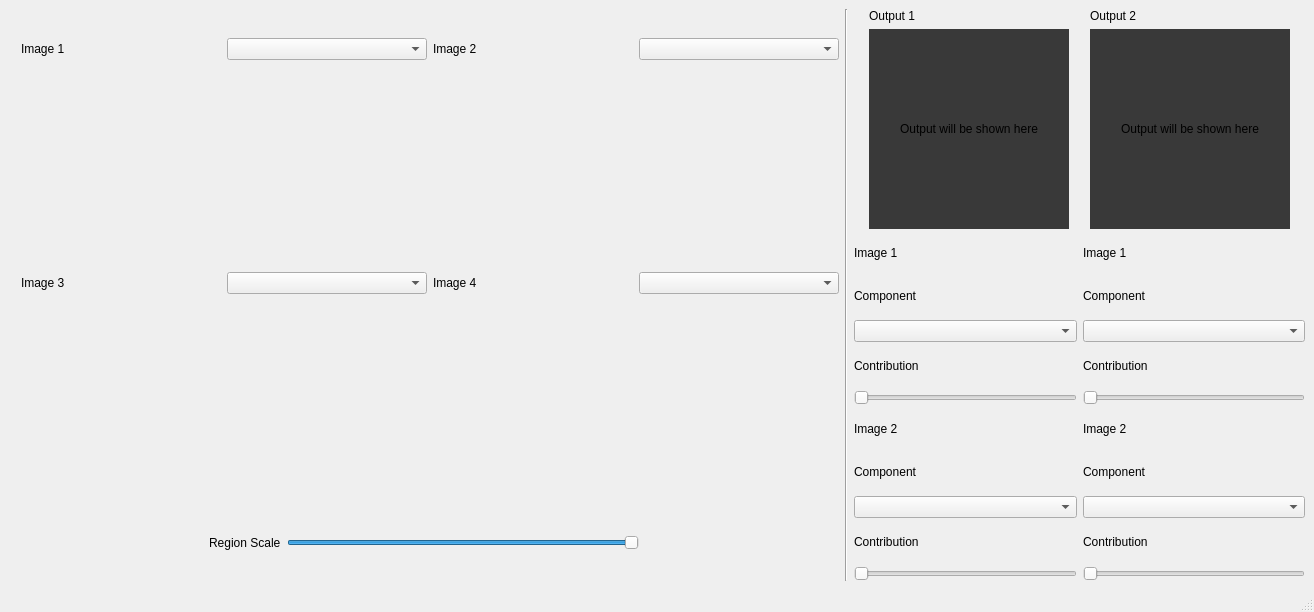
<?xml version="1.0" encoding="UTF-8"?>
<ui version="4.0">
 <class>MainWindow</class>
 <widget class="QMainWindow" name="MainWindow">
  <property name="geometry">
   <rect>
    <x>0</x>
    <y>0</y>
    <width>1314</width>
    <height>612</height>
   </rect>
  </property>
  <property name="windowTitle">
   <string>MainWindow</string>
  </property>
  <property name="autoFillBackground">
   <bool>true</bool>
  </property>
  <widget class="QWidget" name="centralwidget">
   <layout class="QHBoxLayout" name="horizontalLayout_2">
    <item>
     <layout class="QVBoxLayout" name="verticalLayout_6">
      <item>
       <layout class="QGridLayout" name="gridLayout_6">
        <item row="1" column="1">
         <layout class="QGridLayout" name="gridLayout_4">
          <item row="0" column="0">
           <widget class="QLabel" name="image_label_4">
            <property name="text">
             <string>Image 4</string>
            </property>
           </widget>
          </item>
          <item row="0" column="1">
           <widget class="QComboBox" name="image_combo_4"/>
          </item>
          <item row="1" column="0">
           <widget class="PlotWidget" name="image_original_4" native="true">
            <property name="sizePolicy">
             <sizepolicy hsizetype="Fixed" vsizetype="Fixed">
              <horstretch>0</horstretch>
              <verstretch>0</verstretch>
             </sizepolicy>
            </property>
            <property name="minimumSize">
             <size>
              <width>200</width>
              <height>200</height>
             </size>
            </property>
            <property name="maximumSize">
             <size>
              <width>200</width>
              <height>200</height>
             </size>
            </property>
           </widget>
          </item>
          <item row="1" column="1">
           <widget class="PlotWidget" name="image_component_4" native="true">
            <property name="sizePolicy">
             <sizepolicy hsizetype="Fixed" vsizetype="Fixed">
              <horstretch>0</horstretch>
              <verstretch>0</verstretch>
             </sizepolicy>
            </property>
            <property name="minimumSize">
             <size>
              <width>200</width>
              <height>200</height>
             </size>
            </property>
            <property name="maximumSize">
             <size>
              <width>200</width>
              <height>200</height>
             </size>
            </property>
           </widget>
          </item>
         </layout>
        </item>
        <item row="1" column="0">
         <layout class="QGridLayout" name="gridLayout_3">
          <property name="leftMargin">
           <number>12</number>
          </property>
          <item row="0" column="0">
           <widget class="QLabel" name="image_label_3">
            <property name="text">
             <string>Image 3</string>
            </property>
           </widget>
          </item>
          <item row="0" column="1">
           <widget class="QComboBox" name="image_combo_3"/>
          </item>
          <item row="1" column="0">
           <widget class="PlotWidget" name="image_original_3" native="true">
            <property name="sizePolicy">
             <sizepolicy hsizetype="Fixed" vsizetype="Fixed">
              <horstretch>0</horstretch>
              <verstretch>0</verstretch>
             </sizepolicy>
            </property>
            <property name="minimumSize">
             <size>
              <width>200</width>
              <height>200</height>
             </size>
            </property>
            <property name="maximumSize">
             <size>
              <width>200</width>
              <height>200</height>
             </size>
            </property>
           </widget>
          </item>
          <item row="1" column="1">
           <widget class="PlotWidget" name="image_component_3" native="true">
            <property name="sizePolicy">
             <sizepolicy hsizetype="Fixed" vsizetype="Fixed">
              <horstretch>0</horstretch>
              <verstretch>0</verstretch>
             </sizepolicy>
            </property>
            <property name="minimumSize">
             <size>
              <width>200</width>
              <height>200</height>
             </size>
            </property>
            <property name="maximumSize">
             <size>
              <width>200</width>
              <height>200</height>
             </size>
            </property>
           </widget>
          </item>
         </layout>
        </item>
        <item row="0" column="0">
         <layout class="QGridLayout" name="gridLayout">
          <property name="leftMargin">
           <number>12</number>
          </property>
          <item row="0" column="0">
           <widget class="QLabel" name="image_label_1">
            <property name="text">
             <string>Image 1</string>
            </property>
           </widget>
          </item>
          <item row="0" column="1">
           <widget class="QComboBox" name="image_combo_1"/>
          </item>
          <item row="1" column="0">
           <widget class="PlotWidget" name="image_original_1" native="true">
            <property name="sizePolicy">
             <sizepolicy hsizetype="Fixed" vsizetype="Fixed">
              <horstretch>0</horstretch>
              <verstretch>0</verstretch>
             </sizepolicy>
            </property>
            <property name="minimumSize">
             <size>
              <width>200</width>
              <height>200</height>
             </size>
            </property>
            <property name="maximumSize">
             <size>
              <width>200</width>
              <height>200</height>
             </size>
            </property>
           </widget>
          </item>
          <item row="1" column="1">
           <widget class="PlotWidget" name="image_component_1" native="true">
            <property name="sizePolicy">
             <sizepolicy hsizetype="Fixed" vsizetype="Fixed">
              <horstretch>0</horstretch>
              <verstretch>0</verstretch>
             </sizepolicy>
            </property>
            <property name="minimumSize">
             <size>
              <width>200</width>
              <height>200</height>
             </size>
            </property>
            <property name="maximumSize">
             <size>
              <width>200</width>
              <height>200</height>
             </size>
            </property>
           </widget>
          </item>
         </layout>
        </item>
        <item row="0" column="1">
         <layout class="QGridLayout" name="gridLayout_2">
          <item row="0" column="0">
           <widget class="QLabel" name="image_label_2">
            <property name="text">
             <string>Image 2</string>
            </property>
           </widget>
          </item>
          <item row="0" column="1">
           <widget class="QComboBox" name="image_combo_2"/>
          </item>
          <item row="1" column="0">
           <widget class="PlotWidget" name="image_original_2" native="true">
            <property name="sizePolicy">
             <sizepolicy hsizetype="Fixed" vsizetype="Fixed">
              <horstretch>0</horstretch>
              <verstretch>0</verstretch>
             </sizepolicy>
            </property>
            <property name="minimumSize">
             <size>
              <width>200</width>
              <height>200</height>
             </size>
            </property>
            <property name="maximumSize">
             <size>
              <width>200</width>
              <height>200</height>
             </size>
            </property>
           </widget>
          </item>
          <item row="1" column="1">
           <widget class="PlotWidget" name="image_component_2" native="true">
            <property name="sizePolicy">
             <sizepolicy hsizetype="Fixed" vsizetype="Fixed">
              <horstretch>0</horstretch>
              <verstretch>0</verstretch>
             </sizepolicy>
            </property>
            <property name="minimumSize">
             <size>
              <width>200</width>
              <height>200</height>
             </size>
            </property>
            <property name="maximumSize">
             <size>
              <width>200</width>
              <height>200</height>
             </size>
            </property>
           </widget>
          </item>
         </layout>
        </item>
       </layout>
      </item>
      <item>
       <layout class="QHBoxLayout" name="horizontalLayout">
        <property name="spacing">
         <number>-1</number>
        </property>
        <property name="leftMargin">
         <number>200</number>
        </property>
        <property name="rightMargin">
         <number>200</number>
        </property>
        <item>
         <widget class="QLabel" name="region_label">
          <property name="text">
           <string>Region Scale</string>
          </property>
         </widget>
        </item>
        <item>
         <widget class="QSlider" name="region_slider">
          <property name="maximumSize">
           <size>
            <width>400</width>
            <height>16777215</height>
           </size>
          </property>
          <property name="value">
           <number>99</number>
          </property>
          <property name="orientation">
           <enum>Qt::Horizontal</enum>
          </property>
         </widget>
        </item>
       </layout>
      </item>
     </layout>
    </item>
    <item>
     <widget class="Line" name="line">
      <property name="orientation">
       <enum>Qt::Vertical</enum>
      </property>
     </widget>
    </item>
    <item>
     <layout class="QVBoxLayout" name="verticalLayout_5">
      <item>
       <layout class="QGridLayout" name="gridLayout_5">
        <item row="0" column="0">
         <widget class="QLabel" name="output_label_1">
          <property name="sizePolicy">
           <sizepolicy hsizetype="Preferred" vsizetype="Fixed">
            <horstretch>0</horstretch>
            <verstretch>0</verstretch>
           </sizepolicy>
          </property>
          <property name="text">
           <string>Output 1</string>
          </property>
         </widget>
        </item>
        <item row="0" column="1">
         <widget class="QLabel" name="output_label_2">
          <property name="sizePolicy">
           <sizepolicy hsizetype="Preferred" vsizetype="Fixed">
            <horstretch>0</horstretch>
            <verstretch>0</verstretch>
           </sizepolicy>
          </property>
          <property name="text">
           <string>Output 2</string>
          </property>
         </widget>
        </item>
        <item row="1" column="0">
         <widget class="QLabel" name="image_output_1">
          <property name="sizePolicy">
           <sizepolicy hsizetype="Fixed" vsizetype="Fixed">
            <horstretch>0</horstretch>
            <verstretch>0</verstretch>
           </sizepolicy>
          </property>
          <property name="minimumSize">
           <size>
            <width>200</width>
            <height>200</height>
           </size>
          </property>
          <property name="maximumSize">
           <size>
            <width>200</width>
            <height>200</height>
           </size>
          </property>
          <property name="autoFillBackground">
           <bool>false</bool>
          </property>
          <property name="styleSheet">
           <string notr="true">background: #393939
;</string>
          </property>
          <property name="text">
           <string>Output will be shown here</string>
          </property>
          <property name="alignment">
           <set>Qt::AlignCenter</set>
          </property>
         </widget>
        </item>
        <item row="1" column="1">
         <widget class="QLabel" name="image_output_2">
          <property name="sizePolicy">
           <sizepolicy hsizetype="Fixed" vsizetype="Fixed">
            <horstretch>0</horstretch>
            <verstretch>0</verstretch>
           </sizepolicy>
          </property>
          <property name="minimumSize">
           <size>
            <width>200</width>
            <height>200</height>
           </size>
          </property>
          <property name="maximumSize">
           <size>
            <width>200</width>
            <height>200</height>
           </size>
          </property>
          <property name="autoFillBackground">
           <bool>false</bool>
          </property>
          <property name="styleSheet">
           <string notr="true">background: #393939
;</string>
          </property>
          <property name="text">
           <string>Output will be shown here</string>
          </property>
          <property name="alignment">
           <set>Qt::AlignCenter</set>
          </property>
         </widget>
        </item>
       </layout>
      </item>
      <item>
       <layout class="QGridLayout" name="gridLayout_7">
        <item row="0" column="0">
         <layout class="QVBoxLayout" name="verticalLayout">
          <item>
           <widget class="QLabel" name="image_1_component_output_label_1">
            <property name="text">
             <string>Image 1</string>
            </property>
           </widget>
          </item>
          <item>
           <widget class="QLabel" name="image_1_component_output_component_label_1">
            <property name="text">
             <string>Component</string>
            </property>
           </widget>
          </item>
          <item>
           <widget class="QComboBox" name="image_1_component_output_component_combo_1"/>
          </item>
          <item>
           <widget class="QLabel" name="image_1_contribution_output_component_label_1">
            <property name="text">
             <string>Contribution</string>
            </property>
           </widget>
          </item>
          <item>
           <widget class="QSlider" name="image_1_contribution_output_component_slider_1">
            <property name="orientation">
             <enum>Qt::Horizontal</enum>
            </property>
           </widget>
          </item>
         </layout>
        </item>
        <item row="0" column="1">
         <layout class="QVBoxLayout" name="verticalLayout_2">
          <item>
           <widget class="QLabel" name="image_1_component_output_label_2">
            <property name="text">
             <string>Image 1</string>
            </property>
           </widget>
          </item>
          <item>
           <widget class="QLabel" name="image_1_component_output_component_label_2">
            <property name="text">
             <string>Component</string>
            </property>
           </widget>
          </item>
          <item>
           <widget class="QComboBox" name="image_1_component_output_component_combo_2"/>
          </item>
          <item>
           <widget class="QLabel" name="image_1_contribution_output_component_label_2">
            <property name="text">
             <string>Contribution</string>
            </property>
           </widget>
          </item>
          <item>
           <widget class="QSlider" name="image_1_contribution_output_component_slider_2">
            <property name="orientation">
             <enum>Qt::Horizontal</enum>
            </property>
           </widget>
          </item>
         </layout>
        </item>
        <item row="1" column="0">
         <layout class="QVBoxLayout" name="verticalLayout_3">
          <item>
           <widget class="QLabel" name="image_2_component_output_label_1">
            <property name="text">
             <string>Image 2</string>
            </property>
           </widget>
          </item>
          <item>
           <widget class="QLabel" name="image_2_component_output_component_label_1">
            <property name="text">
             <string>Component</string>
            </property>
           </widget>
          </item>
          <item>
           <widget class="QComboBox" name="image_2_component_output_component_combo_1"/>
          </item>
          <item>
           <widget class="QLabel" name="image_2_contribution_output_component_label_1">
            <property name="text">
             <string>Contribution</string>
            </property>
           </widget>
          </item>
          <item>
           <widget class="QSlider" name="image_2_contribution_output_component_slider_1">
            <property name="orientation">
             <enum>Qt::Horizontal</enum>
            </property>
           </widget>
          </item>
         </layout>
        </item>
        <item row="1" column="1">
         <layout class="QVBoxLayout" name="verticalLayout_4">
          <item>
           <widget class="QLabel" name="image_2_component_output_label_2">
            <property name="text">
             <string>Image 2</string>
            </property>
           </widget>
          </item>
          <item>
           <widget class="QLabel" name="image_2_component_output_component_label_2">
            <property name="text">
             <string>Component</string>
            </property>
           </widget>
          </item>
          <item>
           <widget class="QComboBox" name="image_2_component_output_component_combo_2"/>
          </item>
          <item>
           <widget class="QLabel" name="image_2_contribution_output_component_label_2">
            <property name="text">
             <string>Contribution</string>
            </property>
           </widget>
          </item>
          <item>
           <widget class="QSlider" name="image_2_contribution_output_component_slider_2">
            <property name="orientation">
             <enum>Qt::Horizontal</enum>
            </property>
           </widget>
          </item>
         </layout>
        </item>
       </layout>
      </item>
     </layout>
    </item>
   </layout>
  </widget>
  <widget class="QMenuBar" name="menubar">
   <property name="geometry">
    <rect>
     <x>0</x>
     <y>0</y>
     <width>1314</width>
     <height>24</height>
    </rect>
   </property>
  </widget>
  <widget class="QStatusBar" name="statusbar"/>
 </widget>
 <customwidgets>
  <customwidget>
   <class>PlotWidget</class>
   <extends>QWidget</extends>
   <header>pyqtgraph</header>
   <container>1</container>
  </customwidget>
 </customwidgets>
 <resources/>
 <connections/>
</ui>
